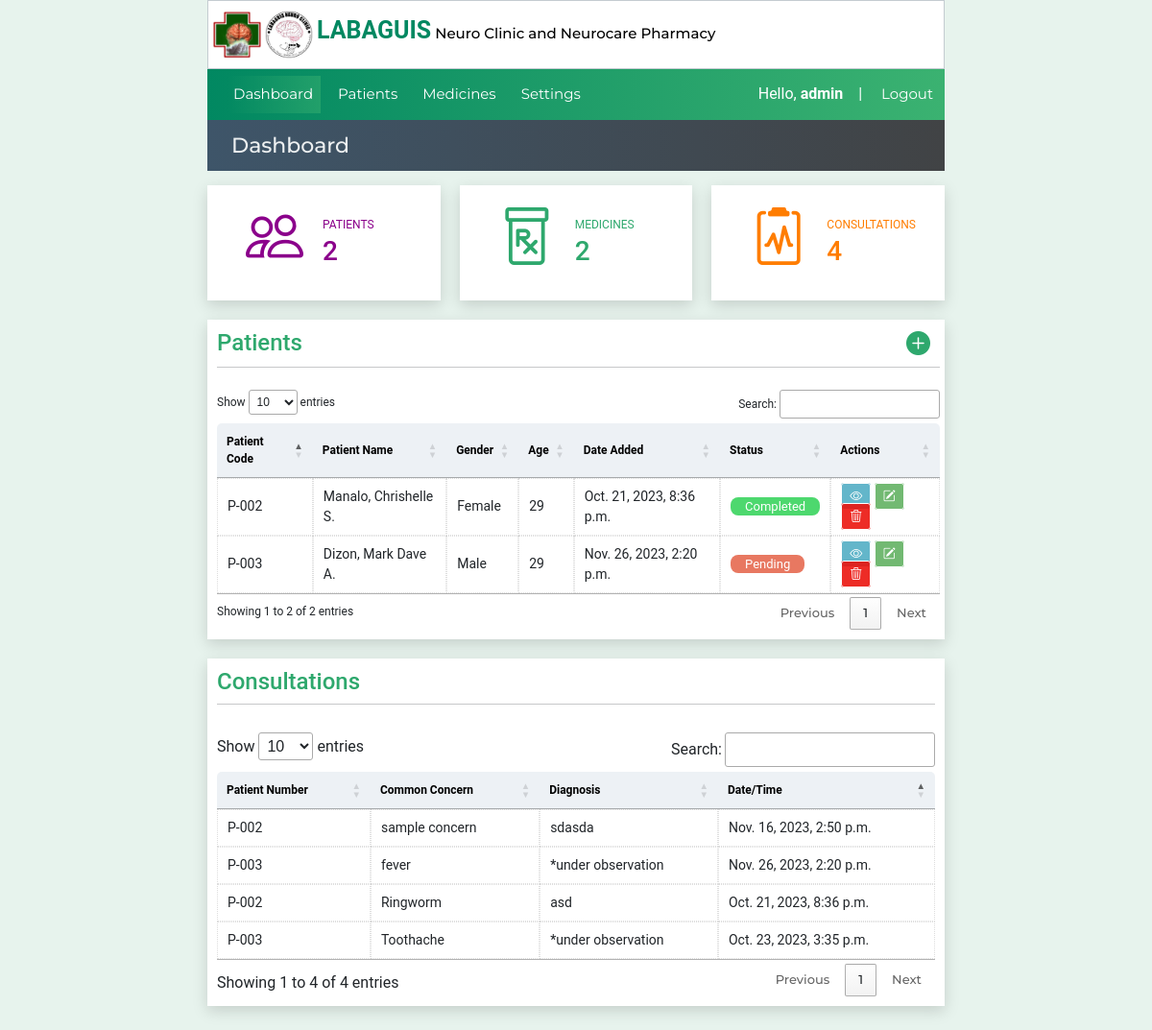
The page /dashboard (signed in) on the database its author committed.
### website/models.py (models this page shows)
class Patient(models.Model):
    created_at = models.DateTimeField(auto_now_add=True)
    patient_code=models.CharField(max_length=50)
    first_name = models.CharField(max_length=50)
    middle_name = models.CharField(max_length=50)
    last_name = models.CharField(max_length=50)
    age = models.CharField(max_length=50)
    bday = models.CharField(max_length=50,default='')
    civil_status = models.CharField(max_length=50,default='')
    gender = models.CharField(max_length=50)
    address = models.CharField(max_length=100)
    contact_number = models.CharField(max_length=50)
    srID = models.CharField(max_length=50,null=True, blank=True)
    pwdID = models.CharField(max_length=50,null=True, blank=True)
    nationality = models.CharField(max_length=50,null=True, blank=True)
    def __str__(self):
        return self.patient_code

class Patienthistory(models.Model):
    created_at = models.DateTimeField(auto_now_add=True)
    consultCounter = models.CharField(max_length=50)
    patient_code=models.CharField(max_length=50)
    diagnosis = models.TextField(default="*under observation",max_length=500,null=True, blank=True)
    remarks = models.TextField(max_length=500,null=True, blank=True)
    objectives = models.TextField(max_length=500,null=True, blank=True)
    plans_recommendations = models.TextField(max_length=500,null=True, blank=True)
    bp = models.CharField(max_length=50,null=True, blank=True)
    weight = models.CharField(max_length=50,null=True, blank=True)
    height = models.CharField(max_length=50,null=True, blank=True)
    bodytemp = models.CharField(max_length=50,null=True, blank=True)

### website/views.py (the view)
# urls.py: path('dashboard',views.dashboard, name='dashboard'),
@login_required(login_url="loginuser")
def dashboard(request):
    consultationtable = Patienthistory.objects.all()
    patientcount=Patient.objects.all().count()
    medicinecount= Medicinelist.objects.all().count()
    consultationscount= Patienthistory.objects.all().count()
    patientsdata =  Patient.objects.all()
    status=[]
    for pd in patientsdata:
        data = Patienthistory.objects.filter(patient_code=pd)
        for n in range(len(data)):
            if data[n].diagnosis=='*under observation' or data[n].plans_recommendations=='None' or data[n].objectives=='*None' :
               data_status = 'Pending'
               break
            else:
               data_status = 'Completed'
        status.append(data_status)
    context = {"consultationtable":consultationtable,
               'patientsdata': Patient.objects.all(),
               'patientcount':patientcount,
               'medicinecount':medicinecount,
               'consultationscount':consultationscount,
               'status':status,
               }
    return render(request, 'dashboard.html',context)

### website/templates/dashboard.html (shortened to what this page needs)
{% extends 'index.html' %}
 {% block pagetitle %} Dashboard{% endblock pagetitle%}
 {% block content%}
    <div class="dashboard-row2">
            <div< class="dashboard-patient">
                <h5><i class="bi patienticon bi-people"></i></h5>
                <div class="mt-2">
                    <span style="font-size: 12px">PATIENTS</span>
                    <h3>{{patientcount}}</h3>
                </div>
            </div<>
            <div< class="dashboard-medicines">
                <h5><i class="bi patienticon bi-prescription"></i></h5>
                <div class="mt-2">
                    <span style="font-size: 12px">MEDICINES</span>
                    <h3>{{medicinecount}}</h3>
                </div>
            </div<>
            <div< class="dashboard-consultations">
                <h4><i class="bi patienticon bi-clipboard2-pulse"></i></h4>
                <div class="mt-2">
                    <span style="font-size: 12px">CONSULTATIONS</span>
                    <h3>{{consultationscount}}</h3>
                </div>
            </div<>
    </div>
      <div class="container4">
        <div class="table-box2">
           <div class="adds"> <h4 style="color:#2ea86d;padding-top:10px;">Patients &nbsp&nbsp&nbsp</h4><h4 style="color:#2ea86d;padding-top:10px;padding-right:10px;"><a id="addpatients" href="{% url "patientlist" %}"><i class="bi bi-plus-circle-fill"></i></a></h4></div>
            <hr><br>
          {% include 'patientstable.html' %}
        </div>
        </div>
    <div class="dashboard-row">
        <div class="dashboard-tblconsultations">
            <h4 style="color:#2ea86d">Consultations</h4>
            <hr><br>
            <table id="consultation-table" class="patient-table table-striped content-table">
                <thead class="table-success">
                    <th>Patient Number</th>
                    <th>Common Concern</th>
                    <th>Diagnosis</th>
                    <th>Date/Time</th>
                </thead>
                {% for x in consultationtable %}
                    <tr>
                        <td>{{x.patient_code}}</td>
                        <td>{{x.remarks}}</td>
                        <td>{{x.diagnosis}}</td>
                        <td>{{x.created_at}}</td>
                    </tr>
                {% endfor %}
            </table>
            </div>
    </div>
 {%endblock%}

### website/templates/navbar.html (shortened to what this page needs)
<div class="header-main " style="z-index: 2;">
    <nav class="navbar navbar-dark navbar-expand-md ">
        <div class="container-fluid">
          <div class="collapse navbar-collapse" id="navbarNav">
            <ul class="navbar-nav">
              <li class="nav-item ">
                <a class="nav-link active" aria-current="page" href="{% url "dashboard" %}">Dashboard</a>
              </li>
              <li class="nav-item">
                <a class="nav-link " href="{% url "patienttable" %}">Patients</a>
              </li>
              <li class="nav-item">
                <a class="nav-link" href="{% url "medications" %}">Medicines</a>
              </li>
              <li class="nav-item">
                <a class="nav-link" href="{% url "medicationsettings" %}">Settings</a>
              </li>
            </ul>
          </div>
          Hello,&nbsp <b>{{request.user}}</b> &nbsp &nbsp | &nbsp
        </div>
        <a class="nav-item nav-link navbar-nav" style="margin-right:10px;" href="{% url "logoutuser" %}">Logout</a>
      </nav>
</div>

### website/templates/patientstable.html
    <table id="patienttable" class="patient-tables content-table">
      <thead >
        <th>Patient Code</th>
        <th>Patient Name</th>
        <th>Gender</th>
        <th>Age</th>
        <th>Date Added</th>
        <th>Status</th>
        <th>Actions</th>
      </thead>
      <tbody>
        {% for x in patientsdata %}
        {% for y in status  %}
        {% if forloop.counter == forloop.parentloop.counter %}
        <tr>
          <td>{{x.patient_code}}</td>
          <td>{{x.last_name}}, {{x.first_name}} {{x.middle_name.0}}.</td>
          <td>{{x.gender}}</td>
          <td>{{x.age}}</td>
          <td>{{x.created_at}}</td>
        {% if y == "Completed" %}
          <td><span id="completed">{{y}}</span></td>
        {% elif y == "Pending" %}
          <td><span id="pending">{{y}}</span></td>
        {% endif %}
          <td>
            <a href="{% url 'patientinfo' x.id %}" id="link-view"><i class="bi bi-eye"></i></a>
            <a href="{% url 'editpatient' x.id %}" id="link-edit"><i class="bi bi-pencil-square"></i></a>
            <a href="{% url 'deletepatient' x.id %}" id="link-delete"><i class="bi bi-trash3"></i></a>
          </td>
        </tr>
        {% endif %}
        {% endfor %}  {% endfor %}
      </tbody>
    </table>

### website/static/style.css (style rules this page uses)
* { box-sizing:border-box; margin: 0; padding: 0; font-family: 'Roboto', sans-serif; }
body { background-color: #e7f3ed; }
header li,a,strong, button { font-family: 'Montserrat', sans-serif; font-weight: 500; font-size: 13px; color: #edf0f1; text-decoration: none; padding: 0px 0px; margin: 0px 0px; }
.nav-link { font-size: 15px; }
.container4 { height: 100%; margin-top: 0px; width: 100%; background-color: white; box-shadow: 0 5px 15px 0 #00000026; }
.left-menu lu,li { font-size: 5px; text-decoration: none; color: black; padding: 5px; list-style: none; margin: 0; }
.table-box2 { margin: 0; padding: 0 5px 10px 10px; background-color: white; height: auto; width: 100%; font-size: 12px; }
table { width: 100%; }
th { padding: 10px; font-size: 12px; color: black; background-color: #b4c3d33c; }
tr { font-size: 14px; }
td { border: 1px dotted #ddd; width: auto; }
#link-view { color: white; border: 1px solid white; padding: 5px 8px; background-color: #0087a99c; border-radius: 3px; }
#link-edit { color: white; border: 1px solid white; padding: 5px 8px; background-color:rgba(0, 128, 0, 0.553); border-radius: 3px; }
#link-delete { color: white; border: 1px solid white; padding: 5px 8px; background-color:rgba(235, 18, 11, 0.89); border-radius: 3px; }
hr { margin: 0; padding: 0; }
.header-main { height: 100%; margin: 0px 18%; background-color: #80c3e3; background: rgb(1,136,97); background: linear-gradient(90deg, rgba(1,136,97,1) 0%, rgba(31,157,105,1) 50%, rgba(59,178,113,1) 100%); color: white; }
.header-main * { color: white; }
.navbar { padding: 2px; }
.dashboard-patient { font-family: Verdana; background-color: white; width: 100%; padding: 20px; display: inline-flex; color: darkmagenta; box-shadow: 0 5px 15px 0 #00000026; margin-right: 20px; }
.dashboard-medicines { font-family: Verdana; background-color: white; width: 100%; padding: 20px; display: inline-flex; color: #2ea86d; box-shadow: 0 5px 15px 0 #00000026; }
.dashboard-consultations { font-family: Verdana; background-color: white; width: 100%; padding: 20px; display: inline-flex; color: #ff7d00; box-shadow: 0 5px 15px 0 #00000026; margin-left: 20px; }
.patienticon { font-family:Tahoma; font-size: 60px; margin: 20px; }
.dashboard-row { width: 100%; display: inline-flex; margin: 20px 0; }
.dashboard-row2 { width: 100%; display: inline-flex; margin:10px 0 20px 0; }
.dashboard-tblconsultations { font-family: Verdana; background-color: white; width: 100%; padding: 10px; box-shadow: 0 5px 15px 0 #00000026; }
#consultation-table { font-size: 12px; }
.adds { display: flex; justify-content: space-between; }
#addpatients { font-size: 25px; color: #2ea86d; }
.reg-rows label,span,p,ul,li { font-size: 15px; }
.active { margin: 0px; color: white; background: rgb(0,135,97,0.3); background: linear-gradient(90deg, rgba(0,135,97,0.2) 0%, rgba(59,178,113,0.49343487394957986) 100%); }
.content-table { border-collapse: collapse; margin: 25px 0; font-size: 0.9em; min-width: 400px; border-radius: 5px 5px 0 0; overflow: hidden; }
#pending { padding: 2px 15px; background-color: #e87861; color: white; font-size: 13px; border-radius: 8px; }
#completed { padding: 2px 15px; background-color: #4dd86e; color: white; font-size: 13px; border-radius: 8px; }

### rows shown on the page
Patient: patient_code "P-002", last_name "Manalo", first_name "Chrishelle", middle_name.0 "S", gender "Female", age "29", created_at "Oct. 21, 2023, 8:36 p.m.", status "Completed"
Patient: patient_code "P-003", last_name "Dizon", first_name "Mark Dave", middle_name.0 "A", gender "Male", age "29", created_at "Nov. 26, 2023, 2:20 p.m.", status "Pending"
Patienthistory: patient_code "P-002", remarks "Ringworm", diagnosis "asd", created_at "Oct. 21, 2023, 8:36 p.m."
Patienthistory: patient_code "P-003", remarks "Toothache", diagnosis "*under observation", created_at "Oct. 23, 2023, 3:35 p.m."
Patienthistory: patient_code "P-002", remarks "sample concern", diagnosis "sdasda", created_at "Nov. 16, 2023, 2:50 p.m."
Patienthistory: patient_code "P-003", remarks "fever", diagnosis "*under observation", created_at "Nov. 26, 2023, 2:20 p.m."

### other values the page prints
{{ request.user }} "admin"
{{ patientcount }} "2"
{{ medicinecount }} "2"
{{ consultationscount }} "4"
